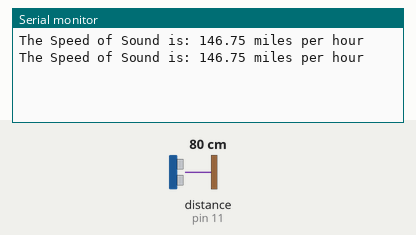
This sketch was run on a simulated Arduino Uno, built with avr-gcc and run on an emulated ATmega328P. Shown: the last lines printed to the serial monitor. Wiring (inferred from the names in the program): ultrasonic range finder: trigger pin 13; echo pin 11. The inputs (shaded band) are chosen by the test bench; at power-on: distance to the obstacle (sensor on pin 11) 80 cm. The echo pulse lasts 58.3 µs per cm.

Above: at 1.8 s.
1.9 s: distance to the obstacle (sensor on pin 11) set to 2 cm
At 2.7 s:
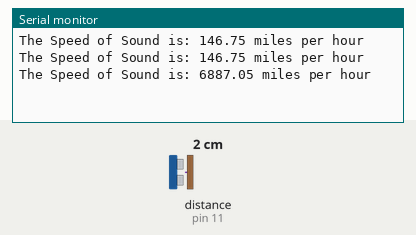
3.4 s: distance to the obstacle (sensor on pin 11) set to 4 cm
At 4.5 s:
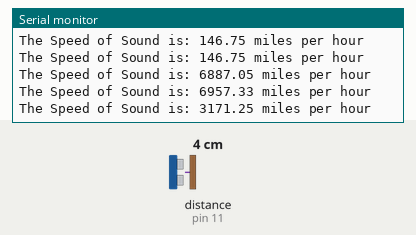
Timing chart, 0 to 6.4 s (numbered marks = the images above; inputs shaded):
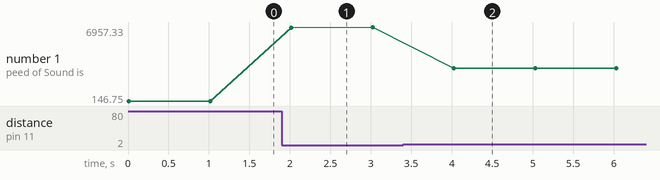

The sketch:

rad-code2.ino
```cpp
int trigPin=13; //Sensor Trip pin connected to Arduino pin 13
int echoPin=11;  //Sensor Echo pin connected to Arduino pin 11
float pingTime;
float speedOfSound;
int targetDistance=6; //Distance to Target in inches
void setup() {
  // put your setup code here, to run once:
  Serial.begin(9600);
  pinMode(trigPin, OUTPUT);
  pinMode(echoPin, INPUT);

}

void loop() {
  // put your main code here, to run repeatedly:

  digitalWrite(trigPin, LOW); //Set trigger pin low
  delayMicroseconds(2000); //Let signal settle
  digitalWrite(trigPin, HIGH); //Set trigPin high
  delayMicroseconds(10); //Delay in high state
  digitalWrite(trigPin, LOW); //ping has now been sent

  pingTime = pulseIn(echoPin, HIGH);  //pingTime is presented in microceconds

  speedOfSound = (targetDistance*2)/pingTime*(1000000)*3600/63360;        //converts to miles per hour
  Serial.print("The Speed of Sound is: ");
  Serial.print(speedOfSound);
  Serial.println(" miles per hour");
  delay(1000);

}
```

Measured:
- after the input at 1.9 s, the serial monitor: prints a new line after 0.12 s (image 1)
- after the input at 3.4 s, the serial monitor: prints a new line after 0.63 s (image 2)
- plotted number 1: 146.75 → 6957.33 after the input at 1.9 s, 6957.33 → 3171.25 after the input at 3.4 s
